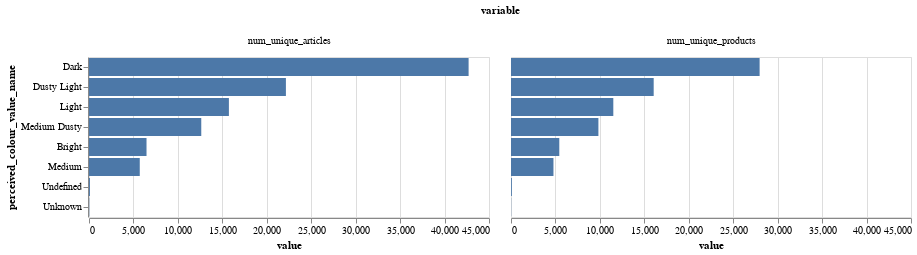

Write notebook code for a chart like this one.
### Code cell
alt.Chart(df_perc_colors_value).mark_bar().encode(
    y=alt.Y("perceived_colour_value_name", sort="-x"),
    x="value",
    tooltip=["perceived_colour_value_id"],
    column="variable",
)

### Figure 1 — Vega-Lite specification as saved in the notebook (floating-point values rounded to 4 significant figures)
{"$schema": "https://vega.github.io/schema/vega-lite/v4.17.0.json", "config": {"view": {"continuousHeight": 300, "continuousWidth": 400}}, "data": {"name": "data-49886050ad69bb63833124756acaaae1"}, "datasets": {"data-49886050ad69bb63833124756acaaae1": [{"perceived_colour_value_id": -1, "perceived_colour_value_name": "Unknown", "value": 21, "variable": "num_unique_products"}, {"perceived_colour_value_id": 1, "perceived_colour_value_name": "Dusty Light", "value": 16052, "variable": "num_unique_products"}, {"perceived_colour_value_id": 2, "perceived_colour_value_name": "Medium Dusty", "value": 9833, "variable": "num_unique_products"}, {"perceived_colour_value_id": 3, "perceived_colour_value_name": "Light", "value": 11510, "variable": "num_unique_products"}, {"perceived_colour_value_id": 4, "perceived_colour_value_name": "Dark", "value": 27970, "variable": "num_unique_products"}, {"perceived_colour_value_id": 5, "perceived_colour_value_name": "Bright", "value": 5433, "variable": "num_unique_products"}, {"perceived_colour_value_id": 6, "perceived_colour_value_name": "Undefined", "value": 96, "variable": "num_unique_products"}, {"perceived_colour_value_id": 7, "perceived_colour_value_name": "Medium", "value": 4776, "variable": "num_unique_products"}, {"perceived_colour_value_id": -1, "perceived_colour_value_name": "Unknown", "value": 28, "variable": "num_unique_articles"}, {"perceived_colour_value_id": 1, "perceived_colour_value_name": "Dusty Light", "value": 22152, "variable": "num_unique_articles"}, {"perceived_colour_value_id": 2, "perceived_colour_value_name": "Medium Dusty", "value": 12630, "variable": "num_unique_articles"}, {"perceived_colour_value_id": 3, "perceived_colour_value_name": "Light", "value": 15739, "variable": "num_unique_articles"}, {"perceived_colour_value_id": 4, "perceived_colour_value_name": "Dark", "value": 42706, "variable": "num_unique_articles"}, {"perceived_colour_value_id": 5, "perceived_colour_value_name": "Bright", "value": 6471, "variable": "num_unique_articles"}, {"perceived_colour_value_id": 6, "perceived_colour_value_name": "Undefined", "value": 105, "variable": "num_unique_articles"}, {"perceived_colour_value_id": 7, "perceived_colour_value_name": "Medium", "value": 5711, "variable": "num_unique_articles"}]}, "encoding": {"column": {"field": "variable", "type": "nominal"}, "tooltip": [{"field": "perceived_colour_value_id", "type": "quantitative"}], "x": {"field": "value", "type": "quantitative"}, "y": {"field": "perceived_colour_value_name", "sort": "-x", "type": "nominal"}}, "mark": "bar"}
